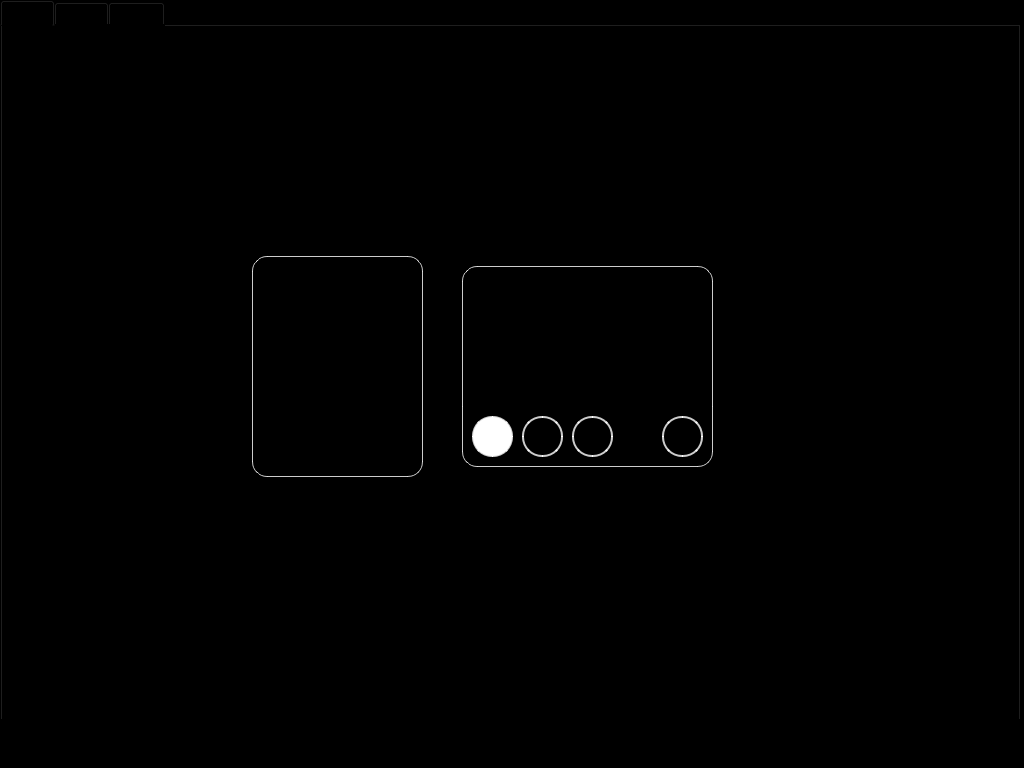
<?xml version="1.0" encoding="UTF-8"?>
<ui version="4.0">
 <class>item</class>
 <widget class="QMainWindow" name="item">
  <property name="geometry">
   <rect>
    <x>0</x>
    <y>0</y>
    <width>1024</width>
    <height>768</height>
   </rect>
  </property>
  <property name="windowTitle">
   <string>MainWindow</string>
  </property>
  <property name="styleSheet">
   <string notr="true">background-color: rgb(0, 0, 0);</string>
  </property>
  <widget class="QWidget" name="centralwidget">
   <widget class="QTabWidget" name="tabWidget">
    <property name="geometry">
     <rect>
      <x>0</x>
      <y>0</y>
      <width>1021</width>
      <height>721</height>
     </rect>
    </property>
    <property name="currentIndex">
     <number>0</number>
    </property>
    <widget class="QWidget" name="item1">
     <attribute name="title">
      <string>item1</string>
     </attribute>
     <widget class="QPushButton" name="pushButton_9">
      <property name="geometry">
       <rect>
        <x>250</x>
        <y>230</y>
        <width>171</width>
        <height>221</height>
       </rect>
      </property>
      <property name="font">
       <font>
        <family>Parkinsans Medium</family>
       </font>
      </property>
      <property name="styleSheet">
       <string notr="true">border: 1px solid rgba(255, 255, 255, 0.8);
    border-radius: 15px;
background-color: rgb(0, 0, 0);</string>
      </property>
      <property name="text">
       <string/>
      </property>
      <property name="icon">
       <iconset>
        <normaloff>../img/Screenshot 2024-12-26 202549.png</normaloff>../img/Screenshot 2024-12-26 202549.png</iconset>
      </property>
      <property name="iconSize">
       <size>
        <width>1000</width>
        <height>2000</height>
       </size>
      </property>
     </widget>
     <widget class="QPushButton" name="pushButton_8">
      <property name="geometry">
       <rect>
        <x>460</x>
        <y>380</y>
        <width>251</width>
        <height>61</height>
       </rect>
      </property>
      <property name="styleSheet">
       <string notr="true">border: 1px solid rgba(255, 255, 255, 0.8);
 border-top-left-radius: 0px;    /* Top-left corner rounded */
    border-top-right-radius: 0px;    /* Top-right corner not rounded */
    border-bottom-right-radius: 15px; /* Bottom-right corner not rounded */
    border-bottom-left-radius: 15px; 
border-top: none;
background-color: rgb(0, 0, 0);</string>
      </property>
      <property name="text">
       <string/>
      </property>
      <property name="iconSize">
       <size>
        <width>131</width>
        <height>91</height>
       </size>
      </property>
     </widget>
     <widget class="QPushButton" name="pushButton_10">
      <property name="geometry">
       <rect>
        <x>520</x>
        <y>390</y>
        <width>41</width>
        <height>41</height>
       </rect>
      </property>
      <property name="styleSheet">
       <string notr="true">border: 2px solid rgba(255, 255, 255, 0.8);
border-radius: 20px;
background-color: rgb(0, 0, 0);</string>
      </property>
      <property name="text">
       <string/>
      </property>
      <property name="icon">
       <iconset>
        <normaloff>../img/iconizer-plus-solid.svg</normaloff>../img/iconizer-plus-solid.svg</iconset>
      </property>
      <property name="iconSize">
       <size>
        <width>18</width>
        <height>18</height>
       </size>
      </property>
     </widget>
     <widget class="QPushButton" name="pushButton_11">
      <property name="geometry">
       <rect>
        <x>470</x>
        <y>390</y>
        <width>41</width>
        <height>41</height>
       </rect>
      </property>
      <property name="styleSheet">
       <string notr="true">border: 2px solid rgba(255, 255, 255, 0.8);
border-radius: 20px;
background-color: rgb(255,255,255);</string>
      </property>
      <property name="text">
       <string/>
      </property>
      <property name="icon">
       <iconset>
        <normaloff>../img/play-solid.svg</normaloff>../img/play-solid.svg</iconset>
      </property>
      <property name="iconSize">
       <size>
        <width>18</width>
        <height>18</height>
       </size>
      </property>
     </widget>
     <widget class="QPushButton" name="pushButton_12">
      <property name="geometry">
       <rect>
        <x>460</x>
        <y>240</y>
        <width>251</width>
        <height>141</height>
       </rect>
      </property>
      <property name="styleSheet">
       <string notr="true">border: 1px solid rgba(255, 255, 255, 0.8);
 border-top-left-radius: 15px;    /* Top-left corner rounded */
    border-top-right-radius: 15px;    /* Top-right corner not rounded */
    border-bottom-right-radius: 0px; /* Bottom-right corner not rounded */
    border-bottom-left-radius: 0px; 
border-bottom: none;
background-color: rgb(0, 0, 0);</string>
      </property>
      <property name="text">
       <string/>
      </property>
      <property name="icon">
       <iconset>
        <normaloff>../img/Screenshot 2024-12-26 202549.png</normaloff>../img/Screenshot 2024-12-26 202549.png</iconset>
      </property>
      <property name="iconSize">
       <size>
        <width>201</width>
        <height>101</height>
       </size>
      </property>
     </widget>
     <widget class="QPushButton" name="pushButton_13">
      <property name="geometry">
       <rect>
        <x>570</x>
        <y>390</y>
        <width>41</width>
        <height>41</height>
       </rect>
      </property>
      <property name="styleSheet">
       <string notr="true">border: 2px solid rgba(255, 255, 255, 0.8);
border-radius: 20px;
background-color: rgb(0, 0, 0);</string>
      </property>
      <property name="text">
       <string/>
      </property>
      <property name="icon">
       <iconset>
        <normaloff>../img/iconizer-thumbs-up-solid.svg</normaloff>../img/iconizer-thumbs-up-solid.svg</iconset>
      </property>
      <property name="iconSize">
       <size>
        <width>15</width>
        <height>15</height>
       </size>
      </property>
     </widget>
     <widget class="QPushButton" name="pushButton_14">
      <property name="geometry">
       <rect>
        <x>660</x>
        <y>390</y>
        <width>41</width>
        <height>41</height>
       </rect>
      </property>
      <property name="styleSheet">
       <string notr="true">border: 2px solid rgba(255, 255, 255, 0.8);
border-radius: 20px;
background-color: rgb(0, 0, 0);</string>
      </property>
      <property name="text">
       <string/>
      </property>
      <property name="icon">
       <iconset>
        <normaloff>../img/iconizer-angle-down-solid.svg</normaloff>../img/iconizer-angle-down-solid.svg</iconset>
      </property>
      <property name="iconSize">
       <size>
        <width>15</width>
        <height>15</height>
       </size>
      </property>
     </widget>
     <zorder>pushButton_12</zorder>
     <zorder>pushButton_9</zorder>
     <zorder>pushButton_8</zorder>
     <zorder>pushButton_10</zorder>
     <zorder>pushButton_11</zorder>
     <zorder>pushButton_13</zorder>
     <zorder>pushButton_14</zorder>
    </widget>
    <widget class="QWidget" name="item2">
     <attribute name="title">
      <string>item2</string>
     </attribute>
     <widget class="QPushButton" name="pushButton_2">
      <property name="geometry">
       <rect>
        <x>220</x>
        <y>150</y>
        <width>131</width>
        <height>91</height>
       </rect>
      </property>
      <property name="styleSheet">
       <string notr="true">border: 1px solid rgba(255, 255, 255, 0.8);
    border-radius: 10px;
background-color: rgb(0, 0, 0);</string>
      </property>
      <property name="text">
       <string/>
      </property>
      <property name="icon">
       <iconset>
        <normaloff>../img/Screenshot 2024-12-26 202549.png</normaloff>../img/Screenshot 2024-12-26 202549.png</iconset>
      </property>
      <property name="iconSize">
       <size>
        <width>131</width>
        <height>91</height>
       </size>
      </property>
     </widget>
     <widget class="QPushButton" name="pushButton_3">
      <property name="geometry">
       <rect>
        <x>380</x>
        <y>120</y>
        <width>241</width>
        <height>111</height>
       </rect>
      </property>
      <property name="styleSheet">
       <string notr="true">border: 1px solid rgba(255, 255, 255, 0.8);
 border-top-left-radius: 10px;    /* Top-left corner rounded */
    border-top-right-radius: 10px;    /* Top-right corner not rounded */
    border-bottom-right-radius: 0px; /* Bottom-right corner not rounded */
    border-bottom-left-radius: 0px; 
border-bottom: none;
background-color: rgb(0, 0, 0);</string>
      </property>
      <property name="text">
       <string/>
      </property>
      <property name="icon">
       <iconset>
        <normaloff>../img/Screenshot 2024-12-26 202549.png</normaloff>../img/Screenshot 2024-12-26 202549.png</iconset>
      </property>
      <property name="iconSize">
       <size>
        <width>201</width>
        <height>101</height>
       </size>
      </property>
     </widget>
     <widget class="QPushButton" name="pushButton_4">
      <property name="geometry">
       <rect>
        <x>380</x>
        <y>230</y>
        <width>241</width>
        <height>51</height>
       </rect>
      </property>
      <property name="styleSheet">
       <string notr="true">border: 1px solid rgba(255, 255, 255, 0.8);
 border-top-left-radius: 0px;    /* Top-left corner rounded */
    border-top-right-radius: 0px;    /* Top-right corner not rounded */
    border-bottom-right-radius: 10px; /* Bottom-right corner not rounded */
    border-bottom-left-radius: 10px; 
border-top: none;
background-color: rgb(0, 0, 0);</string>
      </property>
      <property name="text">
       <string/>
      </property>
      <property name="iconSize">
       <size>
        <width>131</width>
        <height>91</height>
       </size>
      </property>
     </widget>
     <widget class="QPushButton" name="pushButton">
      <property name="geometry">
       <rect>
        <x>430</x>
        <y>240</y>
        <width>31</width>
        <height>31</height>
       </rect>
      </property>
      <property name="styleSheet">
       <string notr="true">border: 2px solid rgba(255, 255, 255, 0.8);
border-radius: 15px;
background-color: rgb(0, 0, 0);</string>
      </property>
      <property name="text">
       <string/>
      </property>
      <property name="icon">
       <iconset>
        <normaloff>../img/iconizer-plus-solid.svg</normaloff>../img/iconizer-plus-solid.svg</iconset>
      </property>
      <property name="iconSize">
       <size>
        <width>18</width>
        <height>18</height>
       </size>
      </property>
     </widget>
     <widget class="QPushButton" name="pushButton_5">
      <property name="geometry">
       <rect>
        <x>390</x>
        <y>240</y>
        <width>31</width>
        <height>31</height>
       </rect>
      </property>
      <property name="styleSheet">
       <string notr="true">border: 1px solid rgba(255, 255, 255, 0.8);
border-radius: 15px;
background-color: rgb(255, 255, 255);</string>
      </property>
      <property name="text">
       <string/>
      </property>
      <property name="icon">
       <iconset>
        <normaloff>../img/play-solid.svg</normaloff>../img/play-solid.svg</iconset>
      </property>
      <property name="iconSize">
       <size>
        <width>18</width>
        <height>18</height>
       </size>
      </property>
     </widget>
     <widget class="QPushButton" name="pushButton_6">
      <property name="geometry">
       <rect>
        <x>470</x>
        <y>240</y>
        <width>31</width>
        <height>31</height>
       </rect>
      </property>
      <property name="styleSheet">
       <string notr="true">border: 2px solid rgba(255, 255, 255, 0.8);
border-radius: 15px;
background-color: rgb(0, 0, 0);</string>
      </property>
      <property name="text">
       <string/>
      </property>
      <property name="icon">
       <iconset>
        <normaloff>../img/iconizer-thumbs-up-solid.svg</normaloff>../img/iconizer-thumbs-up-solid.svg</iconset>
      </property>
      <property name="iconSize">
       <size>
        <width>15</width>
        <height>15</height>
       </size>
      </property>
     </widget>
     <widget class="QPushButton" name="pushButton_7">
      <property name="geometry">
       <rect>
        <x>580</x>
        <y>240</y>
        <width>31</width>
        <height>31</height>
       </rect>
      </property>
      <property name="styleSheet">
       <string notr="true">border: 2px solid rgba(255, 255, 255, 0.8);
border-radius: 15px;
background-color: rgb(0, 0, 0);</string>
      </property>
      <property name="text">
       <string/>
      </property>
      <property name="icon">
       <iconset>
        <normaloff>../img/iconizer-angle-down-solid.svg</normaloff>../img/iconizer-angle-down-solid.svg</iconset>
      </property>
      <property name="iconSize">
       <size>
        <width>15</width>
        <height>15</height>
       </size>
      </property>
     </widget>
     <zorder>pushButton_3</zorder>
     <zorder>pushButton_4</zorder>
     <zorder>pushButton_2</zorder>
     <zorder>pushButton</zorder>
     <zorder>pushButton_5</zorder>
     <zorder>pushButton_6</zorder>
     <zorder>pushButton_7</zorder>
    </widget>
    <widget class="QWidget" name="item3">
     <attribute name="title">
      <string>item 3</string>
     </attribute>
    </widget>
   </widget>
  </widget>
  <widget class="QMenuBar" name="menubar">
   <property name="geometry">
    <rect>
     <x>0</x>
     <y>0</y>
     <width>1024</width>
     <height>21</height>
    </rect>
   </property>
  </widget>
  <widget class="QStatusBar" name="statusbar"/>
 </widget>
 <resources/>
 <connections/>
</ui>
